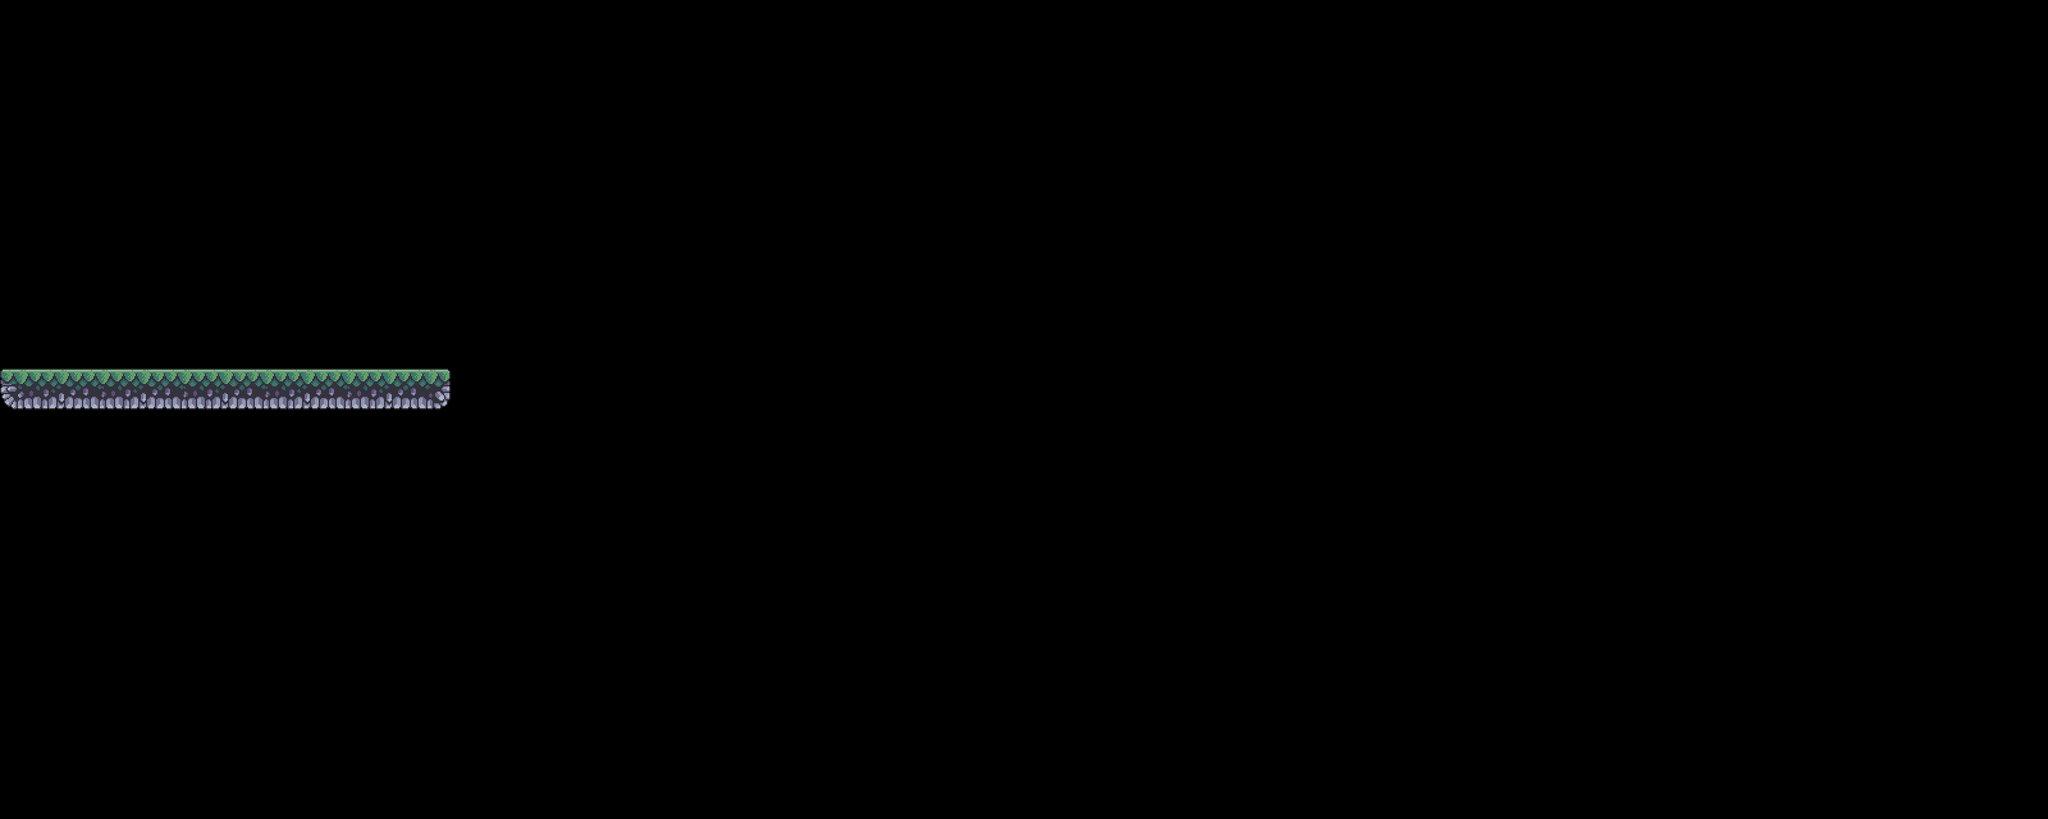

The image is a tile-based game level rendered from a .tmx file. Its description and source (layers, tilesets, objects; grid data summarised) follow:
An orthogonal 100x40 tile map with 32x32 px tiles, 1 tile layer (tiles), 2 tilesets and 16 objects (spawn_point, trigger).

<map version="1.8" tiledversion="1.8.5" orientation="orthogonal" renderorder="left-up" width="100" height="40" tilewidth="32" tileheight="32" infinite="0" nextlayerid="9" nextobjectid="29">
 <tileset firstgid="1" name="terrain" tilewidth="32" tileheight="32" tilecount="64" columns="8">
  <image source="../tiles/terrain.png" width="256" height="256" />
  <tile id="0">
   <properties>
    <property name="test" value="123" />
   </properties>
   <animation>
    <frame tileid="0" duration="100" />
    <frame tileid="8" duration="100" />
    <frame tileid="16" duration="100" />
    <frame tileid="24" duration="100" />
    <frame tileid="32" duration="100" />
    <frame tileid="40" duration="100" />
   </animation>
  </tile>
 </tileset>
 <tileset firstgid="65" name="coins" tilewidth="32" tileheight="32" tilecount="8" columns="0">
  <grid orientation="orthogonal" width="1" height="1" />
  <tile id="0">
   <properties>
    <property name="sound_asset" value="coin_collect" />
    <property name="value" type="int" value="10" />
   </properties>
   <image width="32" height="32" source="../tiles/gold/0.png" />
   <animation>
    <frame tileid="0" duration="200" />
    <frame tileid="1" duration="200" />
    <frame tileid="2" duration="200" />
    <frame tileid="3" duration="200" />
   </animation>
  </tile>
  <tile id="1">
   <image width="32" height="32" source="../tiles/gold/1.png" />
  </tile>
  <tile id="2">
   <image width="32" height="32" source="../tiles/gold/2.png" />
  </tile>
  <tile id="3">
   <image width="32" height="32" source="../tiles/gold/3.png" />
  </tile>
  <tile id="4">
   <properties>
    <property name="sound_asset" value="coin_collect" />
    <property name="value" type="int" value="5" />
   </properties>
   <image width="32" height="32" source="../tiles/silver/0.png" />
   <animation>
    <frame tileid="4" duration="200" />
    <frame tileid="5" duration="200" />
    <frame tileid="6" duration="200" />
    <frame tileid="7" duration="200" />
   </animation>
  </tile>
  <tile id="5">
   <image width="32" height="32" source="../tiles/silver/1.png" />
  </tile>
  <tile id="6">
   <image width="32" height="32" source="../tiles/silver/2.png" />
  </tile>
  <tile id="7">
   <image width="32" height="32" source="../tiles/silver/3.png" />
  </tile>
 </tileset>
 <layer id="1" name="tiles" width="100" height="40">
  <data>[4000 cells, 44 non-empty, 12 distinct tile ids]</data>
 </layer>
 <objectgroup id="2" name="collectable">
  <object id="12" gid="65" x="605.333" y="553.333" width="32" height="32" />
  <object id="13" gid="65" x="605.333" y="553.333" width="32" height="32" />
  <object id="14" gid="65" x="540" y="557.333" width="32" height="32" />
  <object id="15" gid="65" x="477.333" y="534.667" width="32" height="32" />
  <object id="16" gid="65" x="405.333" y="541.333" width="32" height="32" />
  <object id="17" gid="65" x="322.667" y="564" width="32" height="32" />
  <object id="18" gid="65" x="324" y="514.667" width="32" height="32" />
  <object id="19" gid="69" x="441.333" y="504" width="32" height="32" />
  <object id="20" gid="69" x="448" y="568" width="32" height="32" />
  <object id="21" gid="69" x="525.333" y="508" width="32" height="32" />
  <object id="22" gid="69" x="609.333" y="517.333" width="32" height="32" />
  <object id="23" gid="69" x="670.667" y="556" width="32" height="32" />
  <object id="24" gid="69" x="381.333" y="500" width="32" height="32" />
 </objectgroup>
 <objectgroup id="8" name="objects">
  <object id="25" type="spawn_point" x="192" y="541.333">
   <point />
  </object>
  <object id="26" type="trigger" x="-396.97" y="639.394" width="1548.48" height="84.8485">
   <properties>
    <property name="handler" value="tp_to_handler" />
    <property name="point" type="object" value="25" />
   </properties>
  </object>
  <object id="28" x="93.5" y="415" width="479.5" height="49.5">
   <text fontfamily="Comic Sans MS" pixelsize="33" wrap="1" color="#ff0000">Platformer game by RedParrot</text>
  </object>
 </objectgroup>
</map>
